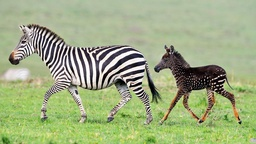
#> input picture test/Esonero1/mat214566/zebra.jpg, 256 x 144 px, shrunk from 1814 x 1020 before the run, found by its file name; the run also reads 1 picture not shown here
$ jupyter execute --allow-errors Esonero1_8apr2021_compilato.ipynb   (shell and % lines are left out)
#> lines starting #> are read from the running program, lines starting #| are printed output that depends on the picture
# Esonero 1 - 8 Aprile 2021

Completare i seguenti esercizi tramite uno o più blocchi di codice e descrivendo le operazioni effettuate

### Punteggio Esercizi

    1a: 1
    1b: 1.5
    1c: 2
    1d: 1
    2: 1.5
    3: 1
    4: 1
    5: 1

[cell 1]
import numpy as np
from skimage.color import rgb2gray
from scipy.ndimage import convolve

import imageio
from skimage.color import rgb2gray

from skimage import io
import os

import matplotlib.pyplot as plt

def myimshow(I, **kwargs):
    # utility function to show image
    plt.figure();
    plt.axis('off')
    plt.imshow(I, cmap=plt.gray(), **kwargs)

img_src = './data/'

def myResourcePath(fname):
    filename = os.path.join(img_src, fname)
    if not os.path.exists(filename):
        raise RuntimeError(f'file not found {filename}')
    return filename

[cell 2]
def img_info(image):
    print(image.shape, image.dtype, type(image))

# Esercizio 1

## Filtri di Gabor

Il filtro di Gabor (in forma semplificata) è definito dalla seguente funzione che restituisce due parti (reale e immaginaria)

$$RE_g(x,y,\omega,\theta) = \frac{\omega^2}{4\pi^3}\left[\exp\left\{-(\omega^2/8\pi^2) (4x'^2 + y'^2)\right\}\right]\exp\left(\pi^2/2\right)(\omega x \cos \theta)$$

$$IM_g(x,y,\omega,\theta) = \frac{\omega^2}{4\pi^3}\left[\exp\left\{-(\omega^2/8\pi^2) (4x'^2 + y'^2)\right\}\right]\exp\left(\pi^2/2\right)(\omega x \sin \theta)$$

dove $x' = x \cos \theta + y \sin \theta$ e $y' = y \cos \theta. - x \sin \theta$. L'implementazione è data dal codice sottostante:

[cell 3]
zebra = io.imread(myResourcePath('zebra.jpg'))
#> zebra is the input picture: shape (144, 256, 3); mean R, G, B 158.6, 172.7, 129.6
zebra_gray =  rgb2gray(zebra)
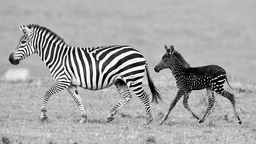
#> zebra_gray: shape (144, 256) float64; min 0, max 1, mean 0.653

[cell 4]
myimshow(zebra_gray)

[cell 5]
img_info(zebra_gray)
#| (144, 256) float64 <class 'numpy.ndarray'>

[cell 6]
def genGabor(sz, omega, theta, func=np.cos):
    radius = (int(sz[0]/2.0), int(sz[1]/2.0))
    [x, y] = np.meshgrid(range(-radius[0], radius[0]), range(-radius[1], radius[1]))

    x1 = x * np.cos(theta) + y * np.sin(theta)
    y1 = -x * np.sin(theta) + y * np.cos(theta)

    gauss = omega**2 / (4*np.pi**3) * np.exp(- omega**2 / (8*np.pi**2) * ( 4 * x1**2 + y1**2))
    sinusoid = func(omega * x1) * np.exp(np.pi**2 / 2)
    gabor = gauss * sinusoid
    return gabor

`sz` rappresenta la dimensione del filtro, `omega` la frequenza e `theta` l'orientamento.

1. Plottare il filtro per valori a scelta dei parametri

[cell 7]
g = genGabor((128,128), 0.3, np.pi/4)
myimshow(g)

[cell 8]
theta = np.arange(0, np.pi, np.pi/4)
omega = np.arange(0.2, 0.6, 0.1)
params = [(th,om) for om in omega for th in theta]

gaborParams = []

for (theta, omega) in params:
    gaborParam = {'omega':omega, 'theta':theta, 'sz':(128, 128)}
    g = genGabor(func=np.cos, **gaborParam)
    gaborParams.append(g)

[cell 9]
plt.figure()
n = len(gaborParams)
for i in range(n):
    plt.subplot(4,4,i+1)
    plt.axis('off');
    plt.imshow(gaborParams[i])

2. Applicare il filtro di Gabor alla figura della zebra e plottare il risultato. Cosa potete dire del filtro?

[cell 10]
from scipy.ndimage import convolve

g = gaborParams[0]
plt.figure();
myimshow(g)
res = convolve(zebra_gray, g)
plt.figure();
myimshow(res);

[cell 11]
g = gaborParams[5]
plt.figure();
myimshow(g)
res = convolve(zebra_gray, g)
plt.figure();
myimshow(res);

Applicando un determinato filtro in una direzione specifica, vengono evidenziate le porzioni nell'immagine in quella direzione determinata dal filtro di Gabor

3. Aggiustare i parametri di ampiezza e rotazione per individuare le strisce verticali. plottare il risultato

[cell 12]
img = io.imread(myResourcePath('gabor1.jpg'))
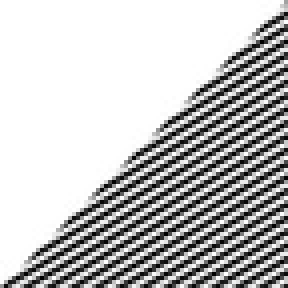
#> input picture test/Esonero1/mat214566/gabor1.jpg, 72 x 72 px, shrunk from 512 x 512 before the run, found by its file name (shown 4 times larger)
#> img is the input picture: shape (72, 72); min 0, max 255, mean 191.2
myimshow(img)

[cell 13]
Gabor = genGabor((128,128), 0.4, np.pi/4)
myimshow(Gabor)
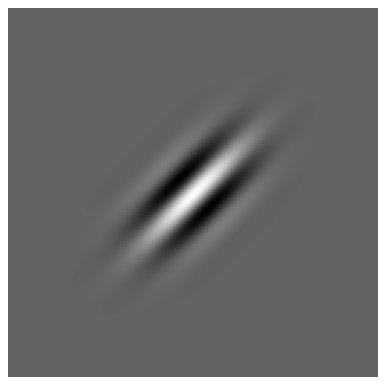
#> figure drawn by matplotlib, 1 panel

[cell 14]
res = convolve(img, Gabor)
#> res: shape (72, 72)
myimshow(res);

[cell 15]
g = genGabor((128,128), 0.3, np.pi/4)
myimshow(g)

[cell 16]
res = convolve(img, g)
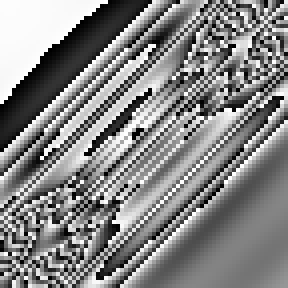
#> res: shape (72, 72) (shown 4 times larger); min 0, max 255, mean 133.2
myimshow(res);

Per la seguente immagine _gabor1.jpg_

4. Qual è il filtro più semplice che permetterebbe di individuare i contorni? Giustificare la risposta

# Esercizio 2

Riconoscere il filtro che ha generato questa immagine a partire dall'immagine contenente le forme. Fornire un esempio.

[cell 17]
rettangoli  = io.imread(myResourcePath('rettangoli.jpg'))
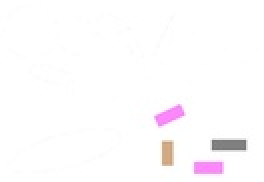
#> input picture test/Esonero1/mat214566/rettangoli.jpg, 132 x 91 px, shrunk from 936 x 648 before the run, found by its file name (shown 2 times larger)
#> rettangoli is the input picture: shape (91, 132, 3); mean R, G, B 253.3, 251.5, 252.8
myimshow(rettangoli)

[cell 18]
rettangoli_gray = rgb2gray(rettangoli)
myimshow(rettangoli_gray)

[cell 19]
img_info(rettangoli_gray)
#| (91, 132) float64 <class 'numpy.ndarray'>

[cell 20]
def change_brightness(img,gamma):  #lavora su immagini float
#> called with gamma = 0.3
    return np.clip(img + gamma, 0,1)

[cell 21]
result = change_brightness(rettangoli_gray,0.3)
myimshow(result)

[cell 22]
from skimage import filters

h_result = filters.sobel_h(result)
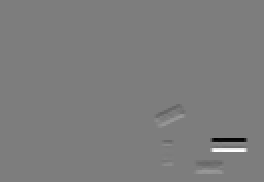
#> h_result: shape (91, 132) float64 (shown 2 times larger); min -0.222, max 0.227, mean -2.13e-19; drawn with min black and max white
myimshow(h_result)

[cell 23]
from scipy.ndimage import filters
r = filters.laplace(result)
myimshow(r)

[cell 24]
r = filters.gaussian_laplace(result,1)
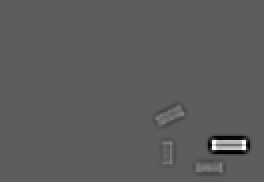
#> r: shape (91, 132) float64 (shown 2 times larger); min -0.0439, max 0.0754, mean -0.000144; drawn with min black and max white
myimshow(r)

[cell 25]
filter2 = io.imread(myResourcePath('filter2.jpg'))
myimshow(filter2)

[cell 26]
result = change_brightness(h_result,0.8)
#> call 2 of change_brightness, with gamma = 0.8
#> in change_brightness (call 2), `return np.clip(img + gamma, 0,1)`:
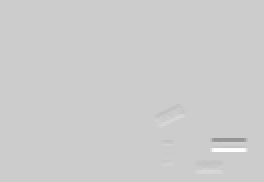
#> returned value: shape (91, 132) float64 (shown 2 times larger); min 0.578, max 1, mean 0.8
myimshow(result)

Dopo le varie prove, il filtro applicato sembrerebbe quello di sobel verticale perchè vengono evidenziate le linee orizzontali

filter2 risultato
imm partenza rettangoli

# Esercizio 3

Mostrare gli effetti e spiegare cosa succedequando si applica due volte un filtro gaussiano

Data un'immagine _img_ applicare il filtro gaussiano G

img1 = G(G(img))

A cosa equivale questa trasformazione?
Fornire un esempio

#> (a cell that did not finish here is left out)

[cell 28]
from scipy import ndimage
#> (the rest of this cell did not finish here and is left out)

#> (a cell that did not finish here is left out)

In qualche modo smussiamo gli effeti del filtro gaussiano.

Cos'altro possiamo fare?

[cell 30]
alpha = 10

#> (the rest of this cell did not finish here and is left out)

Applicando due volte un filtro gaussiano, possiamo effettuare lo sharpening dell'immagine. In che modo?
Otteniamo un filtro gaussiano all'imm già modificata: calcoliamo il valore medio pesato sul singolo pixel dell'imm già filtrata e andiamo a vedere quanto, all'interno dell'imm filtrata, i pixel cambiano (e usiamo il secondo filtro gaussiano).
La diff tra blurred e filter mi dice la distanza tra l'imm iniziale e l'imm post filtro (quanto ha influito il filtro nella trasformazione) che viene opportunamete pesata tramite un parametro alpha

Questa differenza ipotizzo che sia un fattore di correzione che mi ha portato a modificare l'imm e amplifico tale differenza in modo tale da poter tornare all'imm originale
andiamo cioè a vedere quanto il filtro gaussiano ha modificato l'imm

# Esercizio 4

Identificare i cerchi verdi tramite trasformata di Hough contornandoli con un quadrato

[cell 31]
def get_square(circles):
    squares = []
    for circle in circles:
        x = circle[0]
        y = circle[1]
        r = circle[2]

        a = (x-r,y-r)
        b = (x+r,y-r)
        c = (x+r,y+r)
        d = (x-r,y+r)
        squares.append([a,b,c,d])
    return squares

forme_rgb = io.imread(myResourcePath('forme.jpg'))
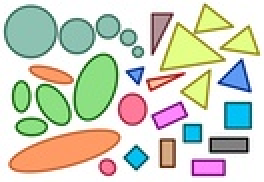
#> input picture test/Esonero1/mat214566/forme.jpg, 132 x 91 px, shrunk from 936 x 648 before the run, found by its file name (shown 2 times larger)
#> forme_rgb is the input picture: shape (91, 132, 3); mean R, G, B 205.8, 210.1, 192.7
forme =  rgb2gray(forme_rgb) #convertiamo in scala di grigi
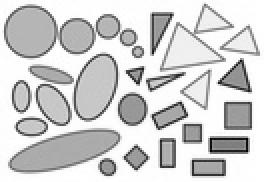
#> forme: shape (91, 132) float64 (shown 2 times larger); min 0.000565, max 1, mean 0.815

#> (the rest of this cell did not finish here and is left out)

# Esercizio 5

Definire una matrice di roto traslazione che effettua una rotazione di 45° in senso orario in (5, 5) e una traslazione di 50 px sull'asse x.

Mostrare e descrivere tutti i passaggi: dalla definizione della matrice all'applicazione della trasformazione

[cell 32]
from skimage import color
myimshow(zebra_gray)

[cell 33]
alpha = np.pi/4
transform=np.array([[np.cos(alpha),-np.sin(alpha)],[np.sin(alpha),np.cos(alpha)]])
center = 0.5*np.array(zebra_gray.shape) + 50
#> center = [122, 178]
#> (the rest of this cell did not finish here and is left out)
